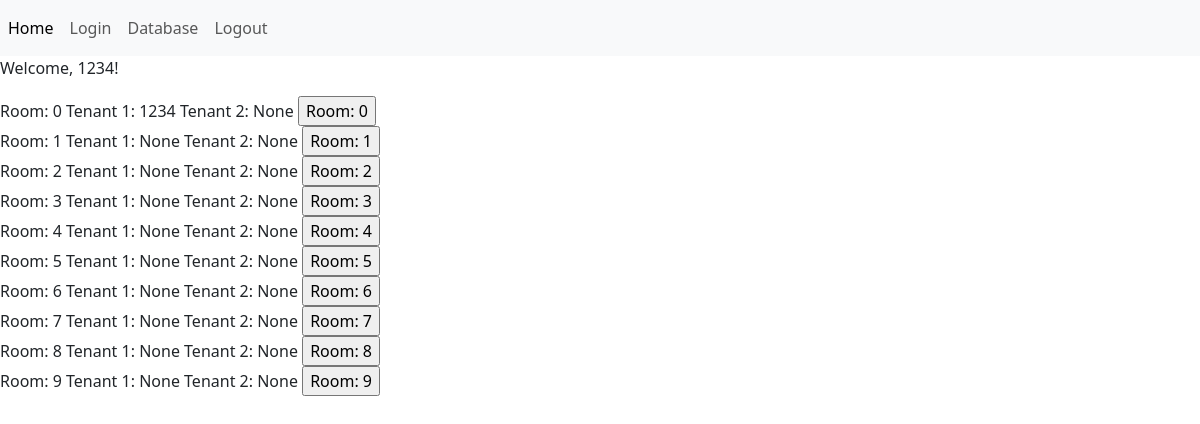
The app's page /edit/1234, older data.
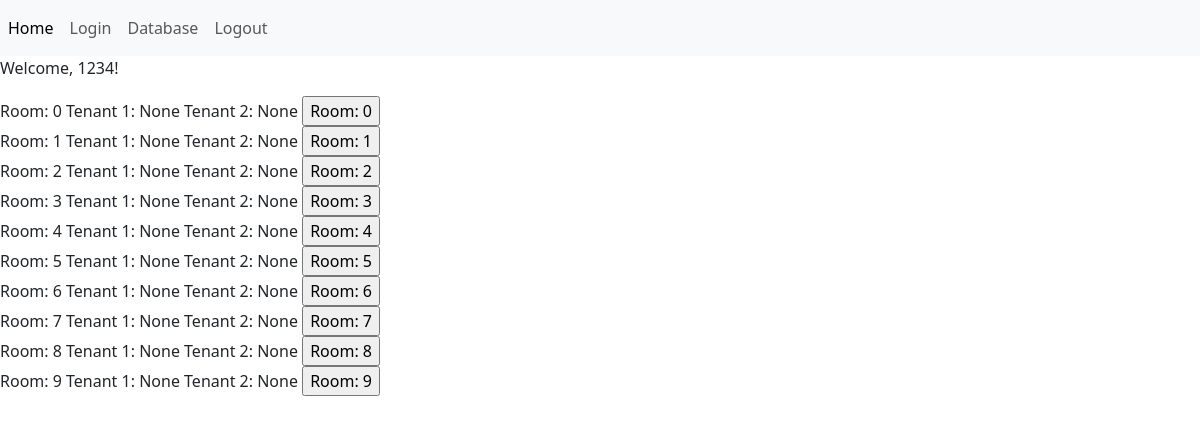
The same page, newer data.
### tenant.py (models this page shows, shortened)
class room(db.Model):
    roomnum = db.Column(db.Integer, primary_key=True)
    tenant_1 = db.Column(db.Integer, db.ForeignKey("tenant.id"))
    tenant_2 = db.Column(db.Integer, db.ForeignKey("tenant.id"))
    tenant_1_id = db.relationship("tenant", foreign_keys=[tenant_1])
    tenant_2_id = db.relationship("tenant", foreign_keys=[tenant_2])

### tenant.py (the view, shortened to what this page needs)
@app.route("/edit/<int:tenant_id>", methods=["POST", "GET"])
def edit(tenant_id):
    rooms = room.query.all()
    return render_template("edit.html", tenant_id=tenant_id, rooms=rooms)

### templates/edit.html (shortened to what this page needs)
<!DOCTYPE html>
{%extends "index.html"%}
{% block content %}
<p>Welcome, {{tenant_id}}!</p>
{%for room in rooms%}
<form action="/edit/{{tenant_id}}" method="POST">
    <p2>Room: {{room.roomnum}}</p2>
    <p2>Tenant 1: {{room.tenant_1}}</p2>
    <p2>Tenant 2: {{room.tenant_2}}</p2>
    <input type="submit" name="room1" value="Room: {{room.roomnum}}" placeholder="Room 1">
</form>
{%endfor%}
{% endblock %}

Row changes from the older to the newer data that the page shows:
changed room "Room: 0": tenant_1 "1234" → "None"
